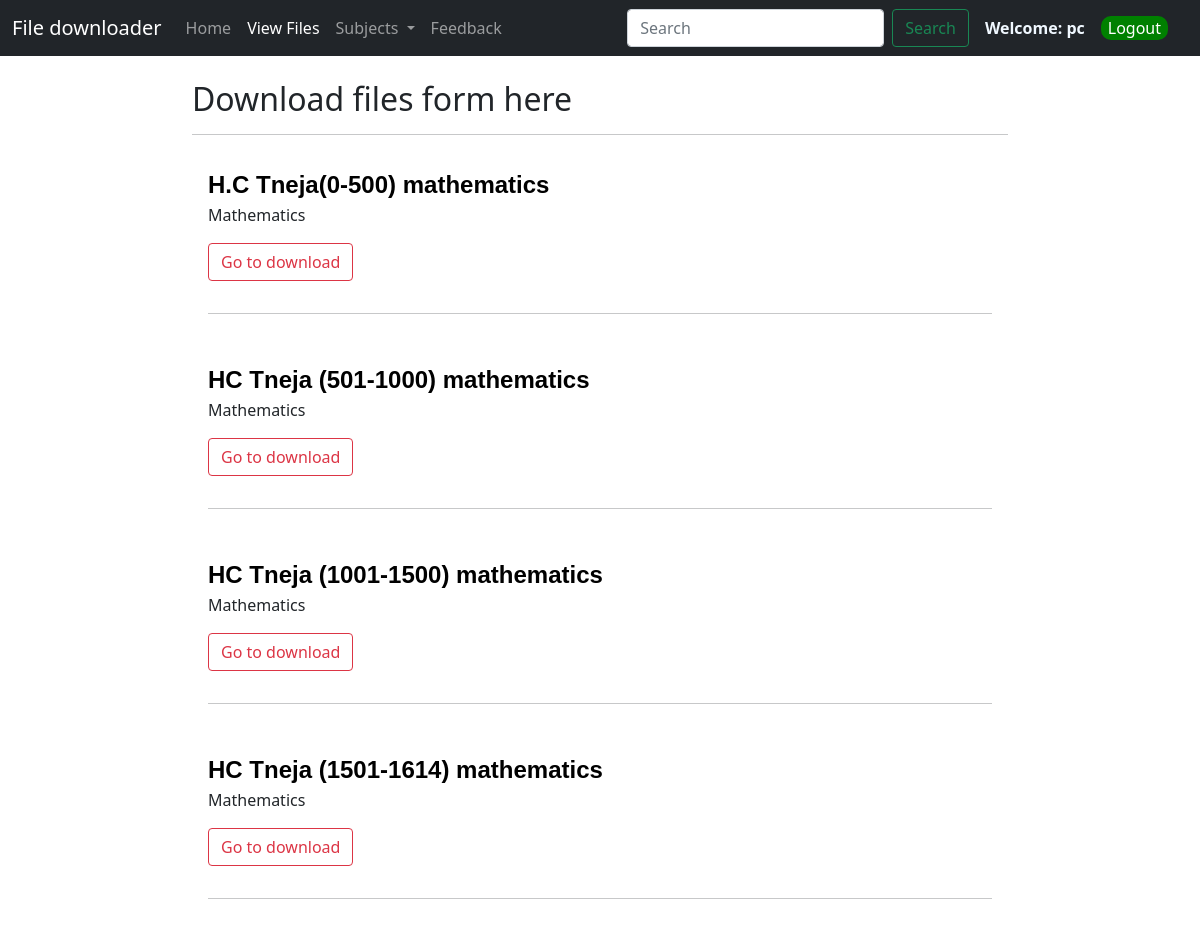
Page /sub1 (signed in) on the committed database.
### file/models.py (models this page shows, shortened)
class file(models.Model):
    name=models.CharField(max_length=100)
    subject=models.TextField()
    url=models.TextField()

### file/views.py (the view)
# urls.py: path('sub1', views.sub1,name='sub1'),
@login_required(login_url='/login')
def sub1(request):
    post=file.objects.filter(subject__icontains='math')
    username = request.user.username
    context={
        "post":post,
        'username':username
    }
    return render(request,'fileshow.html',context)

### templates/fileshow.html (shortened to what this page needs)
{% extends "base.html" %}
{% block viewactive %}active{% endblock viewactive %}
{% block body %}
{% load static %}
<link rel="stylesheet" type="text/css" href="{% static 'css/style.css' %}">
<div class="container my-4" style="width: 70%;">
    <h2>Download files form here</h2>
    <hr>
    {% if post %}
    {% for i in post %}
    <div class="card-body">
        <b>
            <a class="headding" href="{{i.url}}">{{i.name}}</a>
        </b><br>{{i.subject}}<br>
        <a href="{{i.url}}" class="btn btn-outline-danger my-3">Go to download</a>
        <hr>
    </div>
    {% endfor %}
    {% else %}
    <h5><strong>!! Opps!!</strong> No File avalable</h5>
    {% endif %}
</div>
{% endblock body %}

### templates/base.html (shortened to what this page needs)
<!doctype html>
<html lang="en">
<head>
    <link href="https://cdn.jsdelivr.net/npm/bootstrap@5.0.0-beta3/dist/css/bootstrap.min.css" rel="stylesheet"
>
</head>
<body>
    <nav class="navbar navbar-expand-lg navbar-dark bg-dark">
        <div class="container-fluid">
            <a class="navbar-brand" href="/">File downloader</a>
            <div class="collapse navbar-collapse" id="navbarSupportedContent">
                <ul class="navbar-nav me-auto mb-2 mb-lg-0">
                    <li class="nav-item">
                        <a class="nav-link {% block homeactive %}{% endblock homeactive %}" aria-current="page" href="/">Home</a>
                    </li>
                    {% if user.is_authenticated %}
                    <li class="nav-item">
                        <a class="nav-link {% block viewactive %}{% endblock viewactive %}" href="/viewfile">View Files</a>
                    </li>
                    <li class="nav-item dropdown">
                        <a class="nav-link dropdown-toggle" href="#" id="navbarDropdown" role="button"
                            data-bs-toggle="dropdown" aria-expanded="false">
                            Subjects
                        </a>
                    </li>
                    <li class="nav-item">
                        <a class="nav-link {% block feedactive %}{% endblock feedactive %}" href="/feed" tabindex="-1" aria-disabled="true">Feedback</a>
                    </li>
                    {% endif %}
                </ul>
                {% if user.is_authenticated %}
                <form action="/search" method="GET" class="d-flex">
                    <input class="form-control me-2" type="search" name="query" placeholder="Search" aria-label="Search">
                    <button class="btn btn-outline-success" type="submit">Search</button>
                </form>
                <b style="color: aliceblue;" class='nav-link disabled'>
                    Welcome: {{username}}
                </b>
                <a style="color:white;text-decoration: none;padding-left: 7px;padding-right: 7px;margin-right: 20px;
                background-color: rgb(0, 128, 0);border-radius: 10px;" href="/logout" type="submit">Logout</a>
                {% endif %}
            </div>
        </div>
    </nav>
    {% block body %}{% endblock body %}
</body>
</html>

### static/css/style.css (style rules this page uses)
.headding { font-family:Arial, Helvetica, sans-serif; font-size:x-large; text-decoration: none; color: black; }

### rows in the picture
file: name "H.C Tneja(0-500) mathematics", subject "Mathematics"
file: name "HC Tneja (501-1000) mathematics", subject "Mathematics"
file: name "HC Tneja (1001-1500) mathematics", subject "Mathematics"
file: name "HC Tneja (1501-1614) mathematics", subject "Mathematics"

### other values in the picture
{{ username }} "pc"
